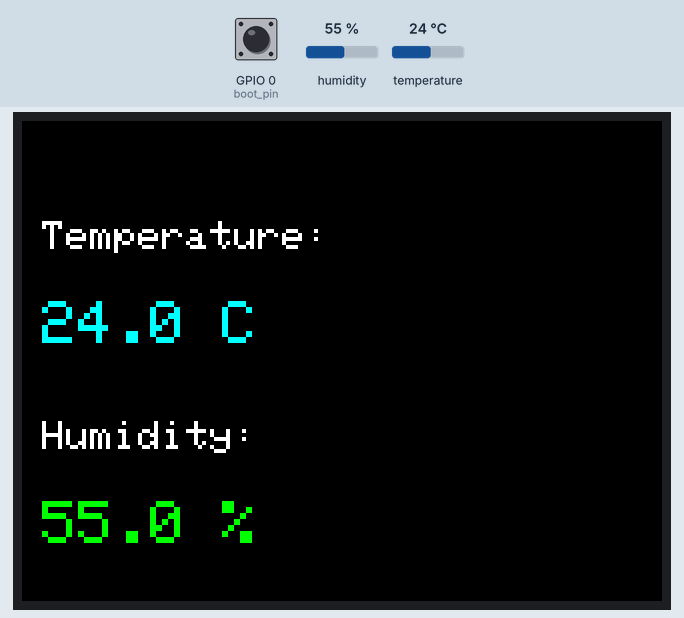
This program was run on a simulated ESP32-S3. On the bench: 320×240 colour display. The inputs (shaded band) are chosen by the test bench; at power-on: GPIO 0 (boot_pin) HIGH, humidity 55 %, temperature 24 °C. What the program prints to the serial monitor is not drawn.

1.5 s: GPIO 0 (boot_pin) pulsed LOW 2 times (0.12 s each, 0.3 s apart)
Above: at 2.5 s.
Timing chart, 0 to 4.5 s (numbered marks = the images above; inputs shaded):
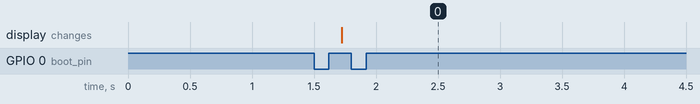

The program:

main.cpp
```cpp
#include <Arduino.h>
#include "transform_RX.h"
#include "my_display.h"
#include "my_key.h"
#include "my_dht11.h"

unsigned long previousMillis = 0; //毫秒时间记录
const long interval = 1000;       //时间间隔

void setup()
{
  Serial.begin(9600);
  Key_Init();
  udp_init();
  display_init();
  dht11_init();
}

void loop()
{
  update_state();
  if(cam==show_state)
  udp_receive_and_display_rgb565();
  else if(temp==show_state)
  {
    unsigned long currentMillis = millis();         //读取当前时间
    if (currentMillis - previousMillis >= interval) //如果和前次时间大于等于时间间隔
    {
      previousMillis = currentMillis; //更新时间记录
      dht11_show();
    }
  }
}
```

my_dht11.cpp
```cpp
#include "my_dht11.h"
#include "my_display.h"

DHT dht(DHTPIN, DHTTYPE);

void dht11_init() {
    dht.begin();
}

void dht11_show()
{
    // 读取温度和湿度
    float humidity = dht.readHumidity();
    float temperature = dht.readTemperature();

    // 检查读取是否成功
    if (isnan(humidity) || isnan(temperature)) {
        tft.fillScreen(TFT_BLACK);
        tft.setTextSize(2);
        tft.setTextColor(TFT_RED);
        tft.drawString("DHT11 Read Error!", 10, 100);
        return;
    }

    // 显示温湿度数据
    tft.fillScreen(TFT_BLACK);
    tft.setTextSize(2);
    tft.setTextColor(TFT_WHITE);

    // 显示温度
    tft.drawString("Temperature:", 10, 50);
    tft.setTextSize(3);
    tft.setTextColor(TFT_CYAN);
    tft.drawString(String(temperature, 1) + " C", 10, 90);

    // 显示湿度
    tft.setTextSize(2);
    tft.setTextColor(TFT_WHITE);
    tft.drawString("Humidity:", 10, 150);
    tft.setTextSize(3);
    tft.setTextColor(TFT_GREEN);
    tft.drawString(String(humidity, 1) + " %", 10, 190);
}
```

my_dht11.h
```cpp
#ifndef _MY_dht11_H__
#define _MY_dht11_H__

#include "DHT.h"

#define DHTPIN 1  // GPIO1 (DHT11 data pin)
#define DHTTYPE DHT11

extern DHT dht;

void dht11_init();
void dht11_show();

#endif
```

my_display.cpp
```cpp
#include "my_display.h"
#include "esp_camera.h"
#include "my_key.h"


TFT_eSPI tft = TFT_eSPI();

void display_init() {
  tft.init();
  tft.setRotation(1);
  tft.invertDisplay(1);
  tft.fillScreen(TFT_BLACK);
}

void display_camera(uint8_t* buf){
  tft.startWrite();
  tft.pushImage(0, 0, 320, 240, (uint16_t *)buf);
  tft.endWrite();
}
```

my_display.h
```cpp
#ifndef _MY_DISPLAY_H__
#define _MY_DISPLAY_H__

#include "TFT_eSPI.h"


extern TFT_eSPI tft;

void display_init();
void display_camera(uint8_t* buf);
void display_result();

#endif
```

my_key.cpp
```cpp
#include "my_key.h"


Show_state show_state=cam;

void update_state()
{
  if(1==Key_Scan())
  {
      show_state = (Show_state)(show_state + 1);
      if(show_state>=max_state)
      {
        show_state=cam;
      }
  }
}

void Key_Init()
{
    pinMode(boot_pin,INPUT);
}
int Key_Scan()
{
    if(digitalRead(boot_pin)==LOW){
        delay(5);
        if (digitalRead(boot_pin)==LOW)
        {
            while (digitalRead(boot_pin)==LOW);
            return 1;
        }
    }
    return 0;
}
```

my_key.h
```cpp
#ifndef _MY_key_H__
#define _MY_key_H__

#include <Arduino.h>

#define boot_pin        0

typedef enum {
  cam=0,
  temp,
  max_state
}Show_state;

extern Show_state show_state;

void Key_Init();
int Key_Scan();
void update_state();

#endif
```

transform_RX.cpp
```cpp
#include "transform_rx.h"
#include "my_display.h"

#define IMG_SIZE    (IMG_WIDTH * IMG_HEIGHT * 2)

typedef struct {
    uint16_t magic;        // 0xAA55
    uint16_t frame_id;     // 帧编号
    uint16_t packet_id;    // 当前包编号
    uint16_t packet_total; // 一帧总包数
} __attribute__((packed)) frame_hdr_t;

uint8_t  rgb_buf[IMG_SIZE];
bool     packet_ok[256];

#define PAYLOAD_SIZE 1024            // UDP 友好尺寸
#define MAGIC_WORD   0xAA55

uint16_t current_frame = 0xFFFF;
uint16_t expected_packets = 0;
uint16_t received_packets = 0;

WiFiUDP udp;

void udp_init()
{
  WiFi.mode(WIFI_AP);
  WiFi.softAP(AP_SSID, AP_PASS);

  Serial.print("AP IP: ");
  Serial.println(WiFi.softAPIP());

  /* 2. 启动 UDP 监听 */
  udp.begin(UDP_PORT);
  Serial.println("UDP Server started");
}

void udp_receive_and_display_rgb565()
{
    int packetSize = udp.parsePacket();
    if (packetSize <= 0) return;

    frame_hdr_t hdr;
    udp.read((uint8_t *)&hdr, sizeof(hdr));

    if (hdr.magic != MAGIC_WORD) return;
    if (hdr.packet_id >= 256) return;

    // ---------- 新帧 ----------
    if (hdr.frame_id != current_frame) {
        current_frame = hdr.frame_id;
        expected_packets = hdr.packet_total;
        received_packets = 0;
        memset(packet_ok, 0, sizeof(packet_ok));
    }

    // ---------- 读取 payload ----------
    size_t payload_len =
        packetSize - sizeof(frame_hdr_t);

    size_t offset = hdr.packet_id * PAYLOAD_SIZE;
    if (offset + payload_len > IMG_SIZE) return;

    udp.read(rgb_buf + offset, payload_len);

    if (!packet_ok[hdr.packet_id]) {
        packet_ok[hdr.packet_id] = true;
        received_packets++;
    }

    // ---------- 是否收齐 ----------
    if (received_packets == expected_packets) {

        tft.startWrite();
        tft.pushImage(0, 0,
                      IMG_WIDTH, IMG_HEIGHT,
                      (uint16_t *)rgb_buf);
        tft.endWrite();

        Serial.printf("Frame %d displayed\n", current_frame);
        current_frame = 0xFFFF; // 等下一帧
    }
}
```

transform_RX.h
```cpp
#ifndef _TRANSFROM_RX_H_
#define _TRANSFROM_RX_H_

#include <WiFi.h>
#include <WiFiUdp.h>
#include <arduino.h>

#define AP_SSID "ESP32_AP_DEMO"
#define AP_PASS "12345678"

#define AP_IP   "192.168.4.1"
#define UDP_PORT 5000
#define LOCAL_PORT 4000

#define IMG_WIDTH   320
#define IMG_HEIGHT  240

void udp_init();
void udp_receive_image();
void on_image_received(uint8_t *jpeg_buf, size_t jpeg_len);
void udp_receive_and_display_rgb565();

#endif 
```

Measured:
- after the input at 1.5 s, the display: changes after 0.22 s (image 0)
